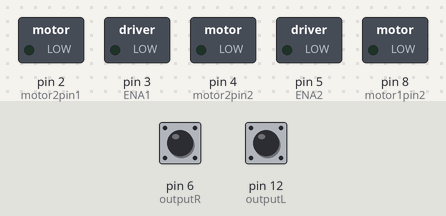
A sketch run on a simulated Arduino Uno, built with avr-gcc and run on an emulated ATmega328P. On the bench: switched loads named in the sketch (green lamp = pin HIGH). Inputs (shaded band) come from the test bench; at power-on: pin 12 (outputL) LOW, pin 6 (outputR) LOW. What the sketch prints to the serial monitor is not drawn.

Above: at 1.2 s.
1.3 s: pin 12 (outputL) pulsed HIGH 2 times (0.12 s each, 0.3 s apart)
4.2 s: pin 6 (outputR) pulsed HIGH 5 times (0.12 s each, 0.3 s apart)
At 6.0 s:
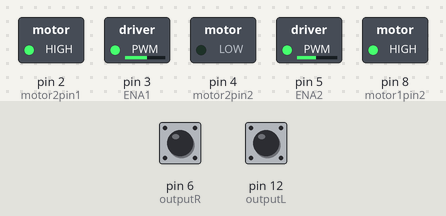
Timing chart, 0 to 7.5 s (numbered marks = the images above; inputs shaded):
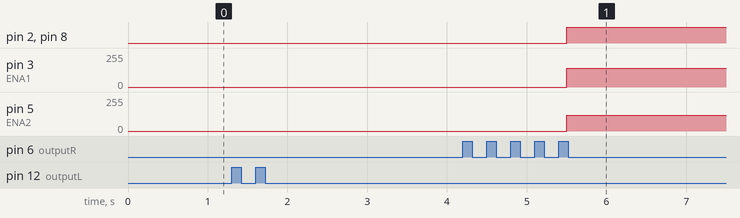

The sketch:

nav_direction_test.ino
```cpp
// Constants:
int colorL, colorR;


// motor pin allocation
const int ENA1 = 3;
const int motor1pin1 = 7;
const int motor1pin2 = 8;
const int ENA2 = 5;
const int motor2pin1 = 2;
const int motor2pin2 = 4;

// sensor inputs
const int S0 = 11;
const int S1 = 13;
const int S2 = 9;
const int S3 = 10;
const int outputL = 12;
const int outputR = 6;

// Stores frequency read by the photodiodes
int redFrequency = 0;
int greenFrequency = 0;
int blueFrequency = 0;
int blackFrequency = 0;

// Stores the red. green and blue colors
long redColor = 0;
long greenColor = 1;
long blueColor = 2;
long blackColor = 3;

void setup() {
  Serial.begin(9600);
  // Motor controller set up:
  pinMode(ENA1, OUTPUT);
  pinMode(motor1pin1, OUTPUT);
  pinMode(motor1pin2, OUTPUT);
  pinMode(ENA2, OUTPUT);
  pinMode(motor2pin1, OUTPUT);
  pinMode(motor2pin2, OUTPUT);

  // Colour sensor set up
  pinMode(2, OUTPUT);
  pinMode(3, OUTPUT);
  pinMode(4, OUTPUT);
  pinMode(5, OUTPUT);
  pinMode(6, INPUT);
  pinMode(7, INPUT);

  // Setting the sensorOut as an input
  pinMode(outputL, INPUT);
  pinMode(outputR, INPUT);

  // Setting frequency scaling to 20%
  digitalWrite(S0, HIGH);
  digitalWrite(S1, LOW);

  // Begins serial communication
  Serial.begin(9600);

}


void loop() {
  // put your main code here, to run repeatedly:
  int color_foundL = colorDetector(outputL);
  int color_foundR = colorDetector(outputR);

  if (color_foundL == color_foundR &&  color_foundR == 3) {
    driveForward();// drive straight
  }
  else if (color_foundL != color_foundR) {
    int priority = max(color_foundL, color_foundR);
    if (priority == color_foundL ) {
      driveLeft(); // turn left if priority == color_foundL
    }
    else{
      driveRight(); // turn right if priority == color_foundR
    }
  }
}


///////////////////////////////////////////////////////


int colorDetector(int sensorOut) {
  // Setting RED (R) filtered photodiodes to be read
  digitalWrite(S2, LOW);
  digitalWrite(S3, LOW);

  // Reading the output frequency
  redFrequency = pulseIn(sensorOut, LOW);
  // Remaping the value of the RED (R) frequency from 0 to 255
  redColor = map(redFrequency, 70, 120, 255, 0);

  // Printing the RED (R) value
  Serial.print("R = ");
  Serial.print(redColor);
  delay(100);

  // Setting GREEN (G) filtered photodiodes to be read
  digitalWrite(S2, HIGH);
  digitalWrite(S3, HIGH);

  // Reading the output frequency
  greenFrequency = pulseIn(sensorOut, LOW);
  // Remaping the value of the GREEN (G) frequency from 0 to 255
  greenColor = map(greenFrequency, 100, 199, 255, 0);

  // Printing the GREEN (G) value
  Serial.print(" G = ");
  Serial.print(greenColor);
  delay(100);

  // Setting BLUE (B) filtered photodiodes to be read
  digitalWrite(S2, LOW);
  digitalWrite(S3, HIGH);

  // Reading the output frequency
  blueFrequency = pulseIn(sensorOut, LOW);
  // Remaping the value of the BLUE (B) frequency from 0 to 255
  blueColor = map(blueFrequency, 38, 84, 255, 0);

  // Printing the BLUE (B) value
  Serial.print(" B = ");
  Serial.print(blueColor);
  delay(100);

  ////////////////////////////////////////////

  // Setting black (Blk) filtered photodiodes to be read
  digitalWrite(S2, LOW);
  digitalWrite(S3, HIGH);

  // Reading the output frequency
  blackFrequency = pulseIn(sensorOut, LOW);
  // Remaping the value of the BLUE (B) frequency from 0 to 255
  blackColor = map(blackFrequency, 0, 38, 255, 0);

  // Printing the BLUE (B) value
  Serial.print(" Blk = ");
  Serial.print(blackColor);
  delay(100);


  // Checks the current detected color and prints
  // a message in the serial monitor
  if (redColor > greenColor && redColor > blueColor) {
    Serial.println(" - RED detected!");
    int detectedColor = 0;
    return detectedColor;
  }
  if (greenColor > redColor && greenColor > blueColor) {
    Serial.println(" - GREEN detected!");
    int detectedColor = 1;
    return detectedColor;
  }
  if (blueColor > redColor && blueColor > greenColor) {
    Serial.println(" - BLUE detected!");
    int detectedColor = 2;
    return detectedColor;
  }
  if (redColor < blueColor && redColor < greenColor) {
    Serial.println(" - BLACK detected!");
    int detectedColor = 3;
    return detectedColor;
  }

}
///////////////////////////////////////////////////////
int driveForward() {
    // Forward - 1s
    analogWrite(ENA1, 140);
    analogWrite(ENA2, 100);
    digitalWrite(motor1pin1, LOW);
    digitalWrite(motor1pin2, HIGH);
    digitalWrite(motor2pin1, HIGH);
    digitalWrite(motor2pin2, LOW);
}

int driveLeft(){
    analogWrite(ENA1, 160); // left
    analogWrite(ENA2, 100);
    digitalWrite(motor1pin1, LOW);
    digitalWrite(motor1pin2, HIGH);
    digitalWrite(motor2pin1, HIGH);
    digitalWrite(motor2pin2, LOW);
}

int driveRight(){
    analogWrite(ENA1, 140); // left
    analogWrite(ENA2, 120); // right
    digitalWrite(motor1pin1, LOW);
    digitalWrite(motor1pin2, HIGH);
    digitalWrite(motor2pin1, HIGH);
    digitalWrite(motor2pin2, LOW);
}
```

Measured:
- after the input at 1.3 s, every drawn part: stays the same
- after the input at 4.2 s, pin 2 (motor2pin1), pin 8 (motor1pin2): LOW → HIGH after 1.3 s instead of 4.1 s; pin 3 (ENA1): 0/255 → 140/255 after 1.3 s; pin 5 (ENA2): 0/255 → 120/255 after 1.3 s
